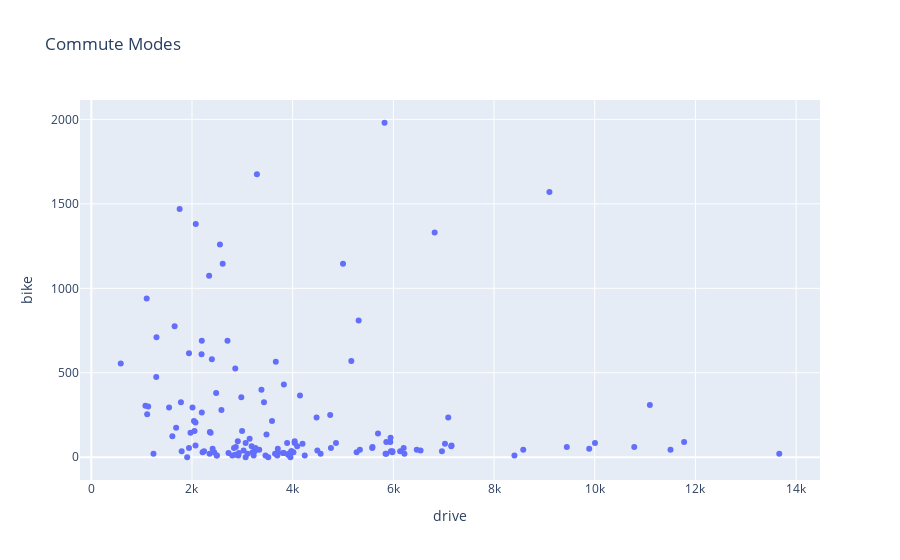

Notebook code cell kept with this figure:
### Code cell
plotly_fig = px.scatter(neighbourhoods,
                        x='drive',
                        y='bike',
                        title='Commute Modes')
plotly_fig.show()  # ensure plot renders nicely in notebook mode

### Figure 1 — Plotly figure (JSON) as saved in the notebook; plotly's stock layout.template omitted (floating-point values rounded to 4 significant figures; data arrays with more than 128 entries replaced by an {"elided": "..."} marker saying what was removed)
{"data": [{"hovertemplate": "drive=%{x}<br>bike=%{y}<extra></extra>", "legendgroup": "", "marker": {"color": "#636efa", "symbol": "circle"}, "mode": "markers", "name": "", "orientation": "v", "showlegend": false, "type": "scatter", "x": {"elided": "140 int values"}, "xaxis": "x", "y": {"elided": "140 int values"}, "yaxis": "y"}], "layout": {"legend": {"tracegroupgap": 0}, "title": {"text": "Commute Modes"}, "xaxis": {"anchor": "y", "domain": [0, 1], "title": {"text": "drive"}}, "yaxis": {"anchor": "x", "domain": [0, 1], "title": {"text": "bike"}}}}
